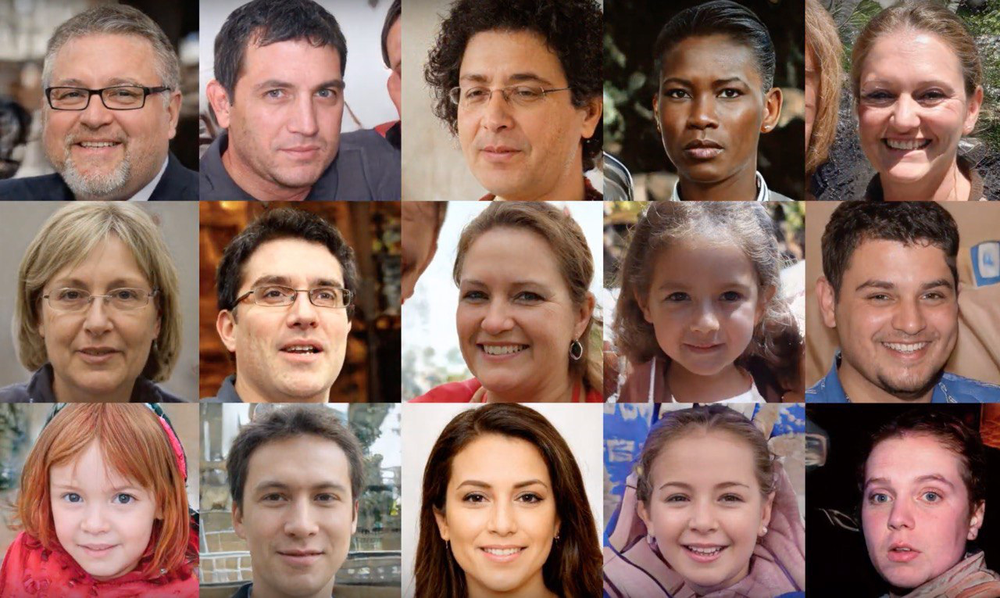
#> input picture img/image.png, 1000 x 598 px, shrunk from 1280 x 765 before the run
$ jupyter execute 'formation 1.ipynb'
#> lines starting #> are read from the running program, lines starting #| are printed output that depends on the picture
[cell 1]
print("Hello Elhamma")

[cell 2]
nom = "Marwan"

[cell 3]
print("Hello ", nom)

[cell 4]
noms = ["Mohamed","Lotfi","Fawzi"]

[cell 5]
for n in noms:
    print("Hello ", n)

[cell 6]
def sayHello(nom):
    print("Hello ",nom)

[cell 7]
def sum(x,y):
    return x+y

[cell 8]
import numpy

[cell 9]
print(numpy.__version__)

[cell 10]
print(numpy.sum((2,3,5,4,3)))

[cell 11]
import cv2

[cell 12]
image = cv2.imread("img/image.png")
#> image is the input picture: shape (598, 1000, 3); mean B, G, R 97.3, 108.1, 139.2

[cell 13]
print(image)
#> (printed output is left out)

[cell 14]
print("Type: ",type(image)," shape:",image.shape)
#| Type:  <class 'numpy.ndarray'>  shape: (598, 1000, 3)

[cell 15]
import matplotlib.pyplot as plt

[cell 16]
plt.imshow(image)
plt.show()

[cell 17]
image = cv2.cvtColor(image,cv2.COLOR_BGR2RGB)

[cell 18]
plt.imshow(image)

[cell 19]
gris = cv2.cvtColor(image, cv2.COLOR_RGB2GRAY)
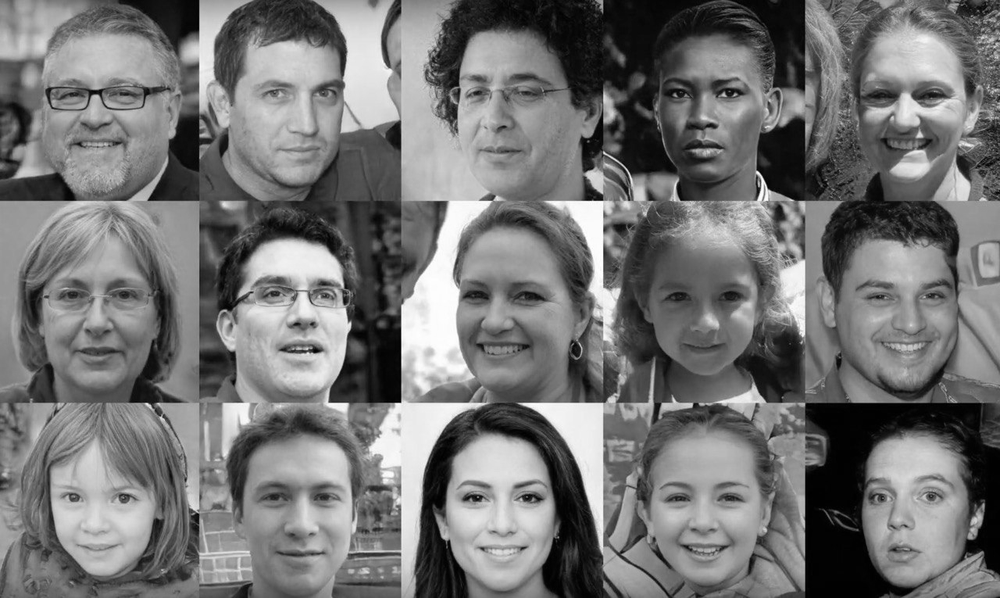
#> gris: shape (598, 1000); min 0, max 255, mean 116.2

[cell 20]
plt.imshow(gris,cmap="gray")

[cell 21]
batch = numpy.array([
    [-1,0,1],
    [-2,0,2],
    [-3,0,3]
])

[cell 22]
type(batch)

[cell 23]
def applyBatch(image,batch,x,y):
    s = 0
    for i in range(3):
        for j in range(3):
            s = s + image[x+i-1][y+j-1]*batch[i][j]
    return s

[cell 24]
resultat = numpy.zeros_like(gris)
print(gris.shape)
#| (598, 1000)

[cell 25]
for i in range(1,gris.shape[0]-1):
    for j in range(1,gris.shape[1]-1):
        resultat[i][j] = applyBatch(gris,batch,i,j)
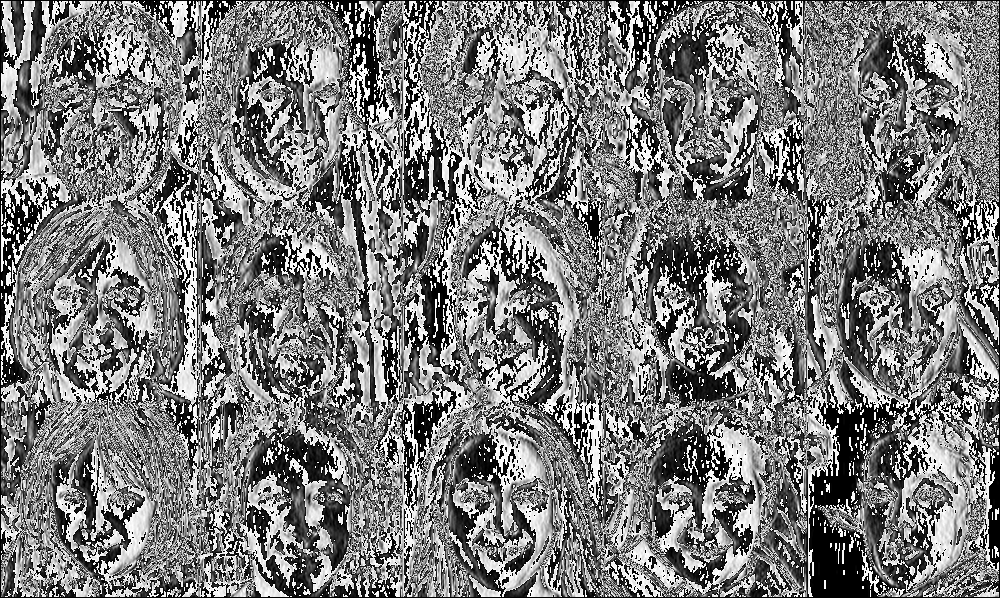
#> resultat: shape (598, 1000); min 0, max 255, mean 123.1
